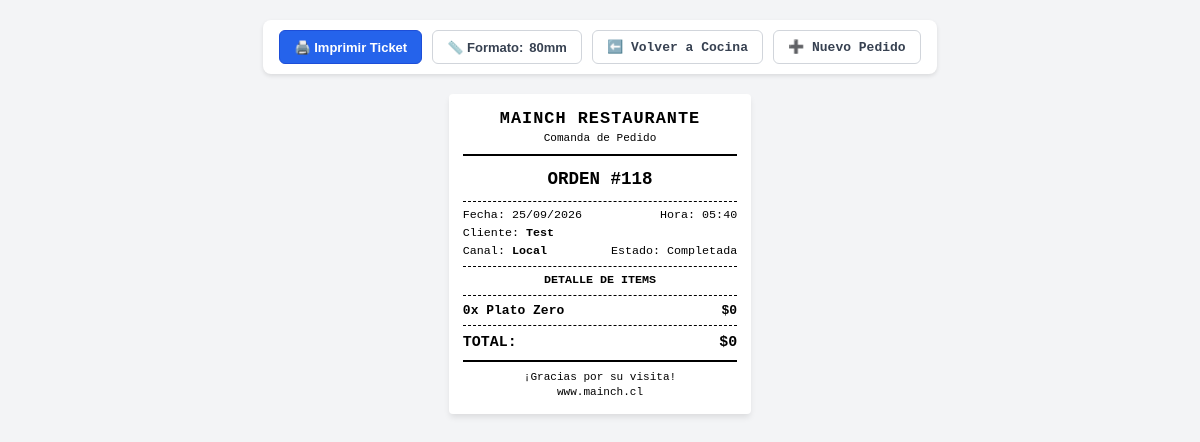
The page /pedidos/118/ticket/ on the database its author committed.
### Menu/models.py (models this page shows, shortened)
class Orden(models.Model):
    ESTADO_EN_CURSO = 'En curso'
    ESTADO_COMPLETADA = 'Completada'
    ESTADO_ELIMINADA = 'Eliminada'
    ESTADO_CHOICES = [
        (ESTADO_EN_CURSO, 'En curso'),
        (ESTADO_COMPLETADA, 'Completada'),
        (ESTADO_ELIMINADA, 'Eliminada'),
    ]
    PAGO_CHOICES = [
        ('Efectivo', 'Efectivo'),
        ('Cta.Cte', 'Cuenta Corriente'),
        ('Delivery', 'Delivery'),
        ('Cheque', 'Cheque'),
        ('Junaeb', 'Junaeb'),
        ('Tarj. Crédito', 'Tarjeta de Crédito'),
        ('Tarj. Débito', 'Tarjeta de Débito'),
        ('Transferencia', 'Transferencia'),
    ]
    CANAL_LOCAL = 'Local'
    CANAL_WHATSAPP = 'Whatsapp'
    CANAL_UBER_EATS = 'UberEats'
    CANAL_PEDIDOS_YA = 'PedidosYa'
    CANAL_DELIVERY = 'Delivery'
    CANAL_CHOICES = [
        (CANAL_LOCAL, 'Local / Salón'),
        (CANAL_WHATSAPP, 'WhatsApp'),
        (CANAL_UBER_EATS, 'Uber Eats'),
        (CANAL_PEDIDOS_YA, 'Pedidos Ya'),
        (CANAL_DELIVERY, 'Delivery Propio'),
    ]
    restaurante = models.ForeignKey(
        Restaurante,
        on_delete=models.CASCADE,
        related_name="ordenes",
        default=get_default_restaurante
    )
    cliente = models.CharField(max_length=60)
    fecha = models.DateField(auto_now_add=True)
    hora = models.TimeField(auto_now_add=True)
    estado = models.CharField(max_length=20, choices=ESTADO_CHOICES, default=ESTADO_EN_CURSO)
    tipo_pago = models.CharField(max_length=20, choices=PAGO_CHOICES, blank=True, null=True)
    canal_venta = models.CharField(max_length=20, choices=CANAL_CHOICES, default=CANAL_LOCAL)
    monto_total = models.FloatField(default=0.0)
    descuento = models.FloatField(default=0.0, blank=True)
    order_id_externo = models.CharField(
        max_length=100,
        blank=True,
        null=True,
        verbose_name="ID Externo Delivery (Uber Eats / Pedidos Ya)"
    )
    detalles_entrega = models.CharField(
        max_length=255,
        blank=True,
        default="",
        verbose_name="Detalles de Entrega / Repartidor"
    )
    stock_descontado = models.BooleanField(
        default=False,
        verbose_name="Stock Descontado",
        help_text="Bandera de idempotencia: True si los insumos de la orden ya fueron deducidos del inventario."
    )
    fecha_completada = models.DateTimeField(
        null=True,
        blank=True,
        verbose_name="Fecha Completada",
        help_text="Timestamp exacto en que la orden pasó a estado Completada y descontó stock."
    )
    cajero = models.ForeignKey(
        'Cajero',
        on_delete=models.PROTECT,
        null=True,
        blank=True,
        related_name='ordenes',
        verbose_name="Cajero Responsable"
    )
    turno = models.ForeignKey(
        'TurnoCaja',
        on_delete=models.PROTECT,
        null=True,
        blank=True,
        related_name='ordenes',
        verbose_name="Turno de Caja"
    )
    objects = TenantManager()
    all_objects = models.Manager()
    class Meta:
        base_manager_name = 'all_objects'
        verbose_name = "Orden"
        verbose_name_plural = "Órdenes"

class Plato(models.Model):
    restaurante = models.ForeignKey(
        Restaurante,
        on_delete=models.CASCADE,
        related_name="platos",
        default=get_default_restaurante
    )
    nombre = models.CharField(max_length=100)
    valor = models.FloatField(verbose_name="Precio Base / Salón Local ($)")
    objects = TenantManager()
    all_objects = models.Manager()
    class Meta:
        base_manager_name = 'all_objects'
        verbose_name = "Plato"
        verbose_name_plural = "Platos"

### Menu/views.py (the view, shortened to what this page needs)
# urls.py: path('pedidos/<int:id>/ticket/', tenant_action(views.ticket_orden), name='tenant_ticket_orden'),
def ticket_orden(request, id):
    restaurante = getattr(request, 'restaurante', None) or get_current_restaurante(request)
    orden = get_object_or_404(
        Orden.objects.filter(restaurante=restaurante).prefetch_related('items__plato', 'items__menu__platos'),
        id=id
    )
    formato = request.GET.get('format', '80mm')
    if formato not in ('58mm', '80mm'):
        formato = '80mm'
    autoprint = request.GET.get('autoprint', '1') == '1'
    items_detalle = []
    for item in orden.items.all():
        if item.plato:
            items_detalle.append({
                'tipo': 'plato',
                'cantidad': item.cantidad,
                'nombre': item.plato.nombre,
                'precio_unitario': item.plato.valor,
                'subtotal': item.subtotal,
                'detalles': []
            })
    context = {
        'orden': orden,
        'items_detalle': items_detalle,
        'formato': formato,
        'autoprint': autoprint,
        'restaurante': restaurante,
    }
    return render(request, "Menu/ticket.html", context)

### Menu/context_processors.py (called while the page is built, shortened)
def tenant_navigation(request):
    tenant = getattr(request, 'restaurante', None)
    if tenant and getattr(tenant, 'slug', None):
        slug = tenant.slug
        return {
            'current_tenant': tenant,
            'url_pos': f"/r/{slug}/pos/",
            'url_kds': f"/r/{slug}/kds/",
            'url_inventario': f"/r/{slug}/inventario/",
            'url_analisis': f"/r/{slug}/analisis/",
            'url_crud': f"/r/{slug}/crud/",
        }

### Menu/managers.py (called while the page is built)
    def get_queryset(self):
        qs = super().get_queryset()
        tenant = get_current_tenant()
        if tenant is not None:
            return qs.filter(restaurante=tenant)
        return qs

### Menu/models.py (called while the page is built)
    @property
    def subtotal(self):
        unit_price = self.precio_unitario
        if not unit_price or unit_price <= 0:
            if self.plato:
                unit_price = self.plato.valor
            elif self.menu:
                unit_price = self.menu.precio_menus
            else:
                unit_price = 0
        return self.cantidad * unit_price

### Menu/tenant_context.py (called while the page is built)
def get_current_tenant() -> Optional["Restaurante"]:
    return _current_tenant_var.get()

def set_current_tenant(tenant: Optional["Restaurante"]) -> contextvars.Token:
    return _current_tenant_var.set(tenant)

def reset_current_tenant(token: contextvars.Token) -> None:
    if token is not None:
        _current_tenant_var.reset(token)

### Menu/templates/Menu/ticket.html (shortened to what this page needs)
<!DOCTYPE html>
<html lang="es">
<head>
</head>
<body>
    <div class="toolbar no-print">
        <button onclick="window.print()" class="btn btn-primary">🖨️ Imprimir Ticket</button>
        <button onclick="toggleFormat()" class="btn">📏 Formato: <span id="format-label">{{ formato }}</span></button>
        <a href="{% url 'Menu:inicio' %}" class="btn">⬅️ Volver a Cocina</a>
        <a href="{% url 'Menu:crear_orden' %}" class="btn">➕ Nuevo Pedido</a>
    </div>
    <div id="ticket" class="ticket-wrapper ticket-{{ formato }}">
        <div class="text-center">
            <div class="header-title">MAINCH RESTAURANTE</div>
            <div style="font-size: 0.85em;">Comanda de Pedido</div>
            <div class="divider-double"></div>
            <div class="order-badge">ORDEN #{{ orden.id }}</div>
            <div class="divider-dashed"></div>
        </div>
        <div class="meta-section">
            <div class="meta-line">
                <span>Fecha: {{ orden.fecha|date:"d/m/Y" }}</span>
                <span>Hora: {{ orden.hora|time:"H:i" }}</span>
            </div>
            <div class="meta-line">
                <span>Cliente: <strong>{{ orden.cliente }}</strong></span>
            </div>
            <div class="meta-line">
                <span>Canal: <strong>{{ orden.canal_venta }}</strong></span>
                <span>Estado: {{ orden.estado }}</span>
            </div>
        </div>
        <div class="divider-dashed"></div>
        <div class="text-center text-bold" style="font-size: 0.9em;">DETALLE DE ITEMS</div>
        <div class="divider-dashed"></div>
        <div class="items-list">
            {% for item in items_detalle %}
            <div class="item-row">
                <div class="item-main">
                    <span>{{ item.cantidad }}x {{ item.nombre }}</span>
                    <span>${{ item.subtotal|floatformat:0 }}</span>
                </div>
            </div>
            {% empty %}
            <div class="text-center">Sin items en la orden</div>
            {% endfor %}
        </div>
        <div class="divider-dashed"></div>
        <div class="totals-section">
            <div class="totals-row">
                <span>TOTAL:</span>
                <span>${{ orden.monto_total|floatformat:0 }}</span>
            </div>
        </div>
        <div class="divider-double"></div>
        <div class="text-center" style="font-size: 0.85em; margin-top: 6px;">
            ¡Gracias por su visita!<br>
            www.mainch.cl
        </div>
    </div>
</body>
</html>

### Menu/templates/Menu/ticket.html (style rules this page uses)
* { box-sizing: border-box; margin: 0; padding: 0; }
body { font-family: 'Courier New', Courier, monospace; background-color: #f3f4f6; color: #000; display: flex; flex-direction: column; align-items: center; padding: 20px; }
.toolbar { display: flex; flex-wrap: wrap; gap: 10px; margin-bottom: 20px; background: white; padding: 10px 16px; border-radius: 8px; box-shadow: 0 2px 4px rgba(0,0,0,0.1); }
.btn { padding: 8px 14px; border: 1px solid #d1d5db; border-radius: 6px; background: #fff; cursor: pointer; font-size: 13px; font-weight: 600; text-decoration: none; color: #374151; display: inline-flex; align-items: center; gap: 6px; transition: all 0.15s ease; }
.btn-primary { background: #2563eb; color: white; border-color: #1d4ed8; }
.ticket-wrapper { background: #fff; padding: 14px; box-shadow: 0 4px 6px -1px rgba(0, 0, 0, 0.1); border-radius: 4px; transition: width 0.2s ease; }
.ticket-80mm { width: 80mm; max-width: 80mm; font-size: 13px; line-height: 1.35; }
.text-center { text-align: center; }
.text-bold { font-weight: bold; }
.divider-dashed { border-top: 1px dashed #000; margin: 6px 0; }
.divider-double { border-top: 2px solid #000; margin: 8px 0; }
.header-title { font-size: 1.3em; font-weight: 900; letter-spacing: 1px; }
.order-badge { font-size: 1.35em; font-weight: 900; padding: 4px 0; }
.meta-line { display: flex; justify-content: space-between; font-size: 0.9em; margin: 2px 0; }
.item-row { margin: 5px 0; }
.item-main { display: flex; justify-content: space-between; font-weight: bold; }
.totals-row { display: flex; justify-content: space-between; font-size: 1.15em; font-weight: bold; margin: 4px 0; }

### rows shown on the page
Orden: id "118", fecha "25/09/2026", hora "05:40", cliente "Test", canal_venta "Local", estado "Completada", monto_total "0"
Plato: nombre "Plato Zero"

### other values the page prints
{{ item.cantidad }} "0"
{{ item.subtotal|floatformat:0 }} "0"
